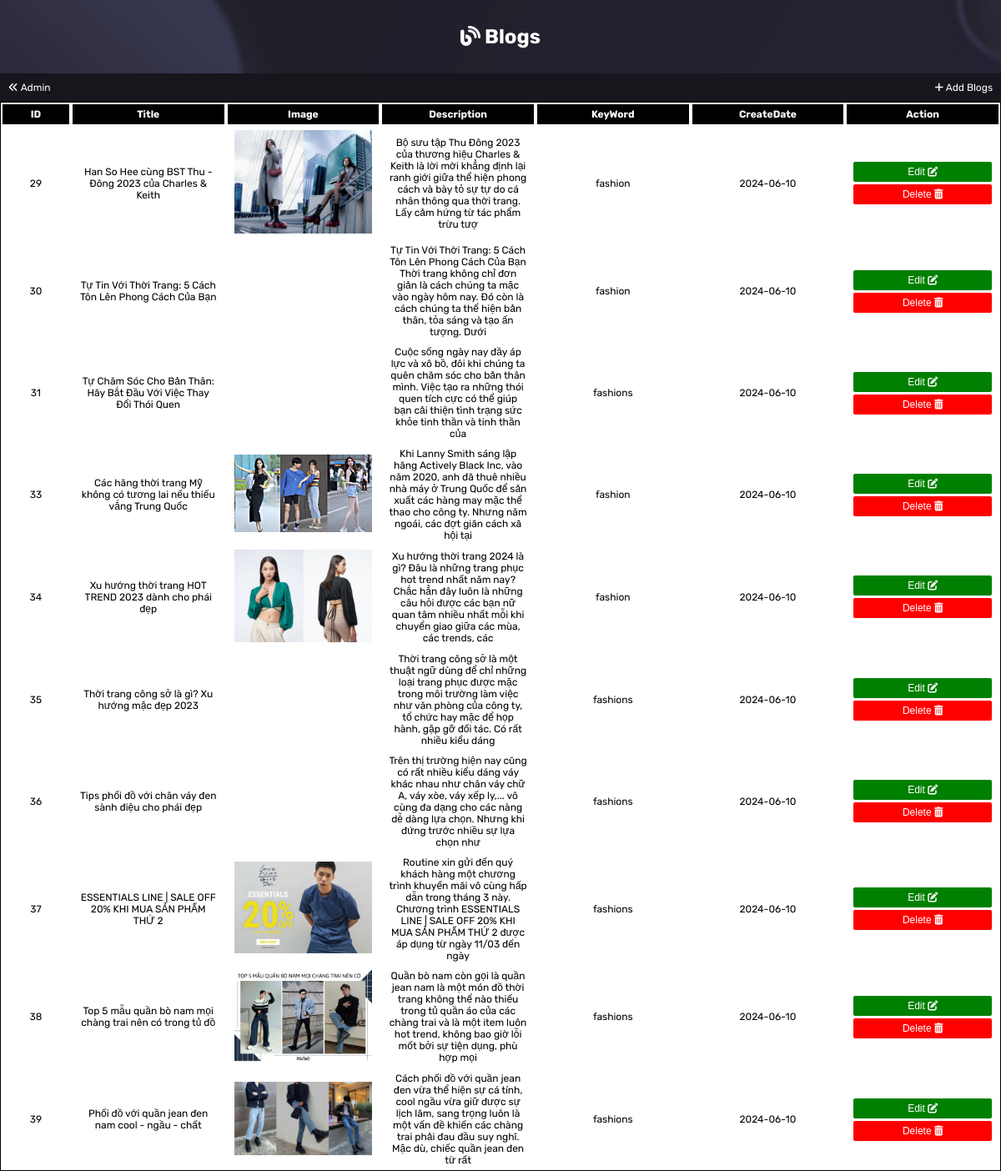
Screenshot of /admin/actions-data/blogs/admin-blogs.php (signed in) with the database file from the repository.
### tables this page shows
CREATE TABLE `blogs` (
  `id` int(11) NOT NULL,
  `categoryblog` varchar(100) NOT NULL,
  `image` varchar(100) NOT NULL,
  `title` varchar(200) NOT NULL,
  `description` varchar(200) NOT NULL,
  `content` mediumtext NOT NULL,
  `keyword` varchar(200) NOT NULL,
  `createdate` date NOT NULL
);

### admin/actions-data/blogs/admin-blogs.php (the view, shortened to what this page needs)
<!DOCTYPE html>
<html lang="en">
<head>
    <link rel="stylesheet" href="../../../assets/css/management.css">
    <link rel="stylesheet" href="https://cdnjs.cloudflare.com/ajax/libs/font-awesome/6.4.2/css/all.min.css">
    <link rel="stylesheet" href="https://cdn.jsdelivr.net/npm/sweetalert2@10.16.6/dist/sweetalert2.min.css">
</head>
<body>
    <div>
        <h1><i class="fa-solid fa-blog"></i> Blogs</h1>
        <div class="admin-actions">
            <a href="../../admin.php"><i class="fa-solid fa-angles-left"></i> Admin</a>
            <a href="./add-blogs.php"><i class="fa-solid fa-plus"></i> Add Blogs</a>
        </div>
        <table class="view viewproduct">
            <tr class="indent">
                <td>ID</td>
                <td>Title</td>
                <td>Image</td>
                <td>Description</td>
                <td>KeyWord</td>
                <td>CreateDate</td>
                <td>Action</td>
            </tr>
            <?php
            require '../auth-role-admin.php';
            $query = " SELECT * FROM blogs";
            $results = mysqli_query($conn, $query);
            while ($row = mysqli_fetch_array($results)){
                ?>
                <tr>
                    <td><?php echo $row['id'] ?></td>
                    <td><?php echo $row['title'] ?></td>
                    <td><img src="../../<?php echo $row['image'] ?>" alt=""></td>
                    <td><?php echo $row['description'] ?></td>
                    <td><?php echo $row['keyword'] ?></td>
                    <td><?php echo $row['createdate'] ?></td>
                    <td class="actions">
                        <a href="../blogs/edit-blogs.php?id=<?php echo $row['id']?>"><button class="edit">Edit <i class="fa-solid fa-pen-to-square"></i> </button></a>
                        <a onclick=" return confirm('Bạn muốn xóa ?') " href="../blogs/delete-blogs.php?id=<?php echo $row['id']?>"><button class="delete">Delete <i class="fa-solid fa-trash-can"></i></button></a>
                    </td>
                </tr>
                <?php
            }
            ?>
        </table>
    </div>
</body>
</html>

### assets/css/management.css (style rules this page uses)
* { padding: 0; margin: 0; }
body { display: flex; font-size: 12px; justify-content: center; font-family: 'Rubik', sans-serif; background-color: black; background-image: url('../images/background-admin.jpg'); background-size: cover; background-repeat: no-repeat; height: 100vh; }
img { width: 50px; }
h1 { text-align: center; color: rgb(255, 255, 255); }
body > div { margin-top: 30px; }
.admin-actions { display: flex; justify-content: space-between; background-color: #16161c; padding: 10px; margin-top: 30px; }
.admin-actions a { color: white; text-decoration: none; }
table.view { border-color: black; background-color: white; }
.viewproduct tr { display: grid; grid-template-columns: 3% repeat(10,1fr); }
table.view tr { align-items: center; }
table { width: 100%; border: 1px solid ; padding: 10px 0px; border-collapse: collapse; }
.indent td { background-color: black; color: white; margin: 2px 2px; font-weight: bold; }
td { padding: 5px 10px; text-align: center; overflow: hidden; text-wrap: wrap; }
td.actions { display: grid; grid-template-columns: auto; gap: 3px; }
.actions a button { width: 100%; padding: 5px 15px; border: none; font-size: 12px; color: white; cursor: pointer; }
.actions a button.edit { background-color: green; border-radius: 2px; }
.actions a button.delete { background-color: red; border-radius: 2px; }

### admin/actions-data/blogs/admin-blogs.php (style rules this page uses)
.viewproduct tr { display: grid; grid-template-columns: 7% repeat(6,1fr); }
img { width: 100%; }

### rows the page displays
blogs: id "29", title "Han So Hee cùng BST Thu - Đông 2023 của Charles & Keith", image (picture), description "Bộ sưu tập Thu Đông 2023 của thương hiệu Charles & Keith là lời mời khẳng định lại ranh giới giữa thể hiện phong cách và bày tỏ sự tự do cá nhân thông qua thời trang. Lấy cảm hứng từ tác phẩm trừu tượ", keyword "fashion", createdate "2024-06-10"
blogs: id "30", title "Tự Tin Với Thời Trang: 5 Cách Tôn Lên Phong Cách Của Bạn", description "Tự Tin Với Thời Trang: 5 Cách Tôn Lên Phong Cách Của Bạn Thời trang không chỉ đơn giản là cách chúng ta mặc vào ngày hôm nay. Đó còn là cách chúng ta thể hiện bản thân, tỏa sáng và tạo ấn tượng. Dưới", keyword "fashion", createdate "2024-06-10"
blogs: id "31", title "Tự Chăm Sóc Cho Bản Thân: Hãy Bắt Đầu Với Việc Thay Đổi Thói Quen", description "Cuộc sống ngày nay đầy áp lực và xô bồ, đôi khi chúng ta quên chăm sóc cho bản thân mình. Việc tạo ra những thói quen tích cực có thể giúp bạn cải thiện tình trạng sức khỏe tinh thần và tinh thần của", keyword "fashions", createdate "2024-06-10"
blogs: id "33", title "Các hãng thời trang Mỹ không có tương lai nếu thiếu vắng Trung Quốc", image (picture), description "Khi Lanny Smith sáng lập hãng Actively Black Inc, vào năm 2020, anh đã thuê nhiều nhà máy ở Trung Quốc để sản xuất các hàng may mặc thể thao cho công ty. Nhưng năm ngoái, các đợt giãn cách xã hội tại", keyword "fashion", createdate "2024-06-10"
blogs: id "34", title "Xu hướng thời trang HOT TREND 2023 dành cho phái đẹp", image (picture), description "Xu hướng thời trang 2024 là gì? Đâu là những trang phục hot trend nhất năm nay? Chắc hẳn đây luôn là những câu hỏi được các bạn nữ quan tâm nhiều nhất mỗi khi chuyển giao giữa các mùa, các trends, các", keyword "fashion", createdate "2024-06-10"
blogs: id "35", title "Thời trang công sở là gì? Xu hướng mặc đẹp 2023", description "Thời trang công sở là một thuật ngữ dùng để chỉ những loại trang phục được mặc trong môi trường làm việc như văn phòng của công ty, tổ chức hay mặc để họp hành, gặp gỡ đối tác. Có rất nhiều kiểu dáng", keyword "fashions", createdate "2024-06-10"
blogs: id "36", title "Tips phối đồ với chân váy đen sành điệu cho phái đẹp", description "Trên thị trường hiện nay cũng có rất nhiều kiểu dáng váy khác nhau như chân váy chữ A, váy xòe, váy xếp ly,... vô cùng đa dạng cho các nàng dễ dàng lựa chọn. Nhưng khi đứng trước nhiều sự lựa chọn như", keyword "fashions", createdate "2024-06-10"
blogs: id "37", title "ESSENTIALS LINE | SALE OFF 20% KHI MUA SẢN PHẨM THỨ 2", image (picture), description "Routine xin gửi đến quý khách hàng một chương trình khuyến mãi vô cùng hấp dẫn trong tháng 3 này. Chương trình ESSENTIALS LINE | SALE OFF 20% KHI MUA SẢN PHẨM THỨ 2 được áp dụng từ ngày 11/03 đến ngày", keyword "fashions", createdate "2024-06-10"
blogs: id "38", title "Top 5 mẫu quần bò nam mọi chàng trai nên có trong tủ đồ", image (picture), description "Quần bò nam còn gọi là quần jean nam là một món đồ thời trang không thể nào thiếu trong tủ quần áo của các chàng trai và là một item luôn hot trend, không bao giờ lỗi mốt bởi sự tiện dụng, phù hợp mọi", keyword "fashions", createdate "2024-06-10"
blogs: id "39", title "Phối đồ với quần jean đen nam cool - ngầu - chất", image (picture), description "Cách phối đồ với quần jean đen vừa thể hiện sự cá tính, cool ngầu vừa giữ được sự lịch lãm, sang trọng luôn là một vấn đề khiến các chàng trai phải đau đầu suy nghĩ. Mặc dù, chiếc quần jean đen từ rất", keyword "fashions", createdate "2024-06-10"
